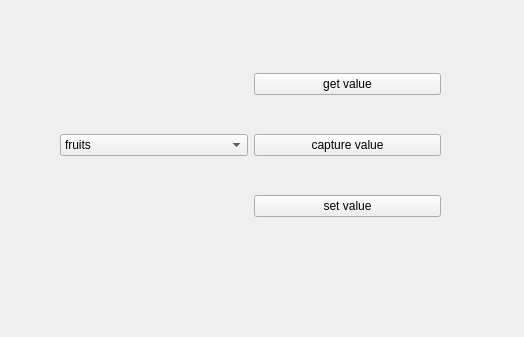
<?xml version="1.0" encoding="UTF-8"?>
<ui version="4.0">
 <class>Form</class>
 <widget class="QWidget" name="Form">
  <property name="geometry">
   <rect>
    <x>0</x>
    <y>0</y>
    <width>524</width>
    <height>337</height>
   </rect>
  </property>
  <property name="windowTitle">
   <string>Form</string>
  </property>
  <widget class="QWidget" name="">
   <property name="geometry">
    <rect>
     <x>60</x>
     <y>40</y>
     <width>381</width>
     <height>211</height>
    </rect>
   </property>
   <layout class="QHBoxLayout" name="horizontalLayout">
    <item>
     <widget class="QComboBox" name="comboBox">
      <item>
       <property name="text">
        <string>fruits</string>
       </property>
       <property name="icon">
        <iconset>
         <normaloff>../../Downloads/fruit-icons-set/25.jpg</normaloff>../../Downloads/fruit-icons-set/25.jpg</iconset>
       </property>
      </item>
      <item>
       <property name="text">
        <string>apple</string>
       </property>
       <property name="icon">
        <iconset>
         <normaloff>../../Downloads/fruit-icons-set/25.jpg</normaloff>../../Downloads/fruit-icons-set/25.jpg</iconset>
       </property>
      </item>
      <item>
       <property name="text">
        <string>orange</string>
       </property>
       <property name="icon">
        <iconset>
         <normaloff>../../Downloads/fruit-icons-set/25.jpg</normaloff>../../Downloads/fruit-icons-set/25.jpg</iconset>
       </property>
      </item>
      <item>
       <property name="text">
        <string>papaya</string>
       </property>
       <property name="icon">
        <iconset>
         <normaloff>../../Downloads/fruit-icons-set/25.jpg</normaloff>../../Downloads/fruit-icons-set/25.jpg</iconset>
       </property>
      </item>
      <item>
       <property name="text">
        <string>jackfruit</string>
       </property>
       <property name="icon">
        <iconset>
         <normaloff>../../Downloads/fruit-icons-set/25.jpg</normaloff>../../Downloads/fruit-icons-set/25.jpg</iconset>
       </property>
      </item>
     </widget>
    </item>
    <item>
     <layout class="QVBoxLayout" name="verticalLayout">
      <item>
       <widget class="QPushButton" name="GetValuepushButton">
        <property name="text">
         <string>get value</string>
        </property>
       </widget>
      </item>
      <item>
       <widget class="QPushButton" name="CaptureValuepushButton">
        <property name="text">
         <string>capture value</string>
        </property>
       </widget>
      </item>
      <item>
       <widget class="QPushButton" name="SetValuepushButton">
        <property name="text">
         <string>set value</string>
        </property>
       </widget>
      </item>
     </layout>
    </item>
   </layout>
  </widget>
 </widget>
 <resources/>
 <connections/>
</ui>
